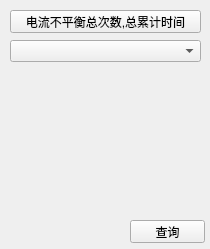
<?xml version="1.0" encoding="UTF-8"?>
<ui version="4.0">
 <class>currentimbalance</class>
 <widget class="QWidget" name="currentimbalance">
  <property name="geometry">
   <rect>
    <x>0</x>
    <y>0</y>
    <width>210</width>
    <height>249</height>
   </rect>
  </property>
  <property name="windowTitle">
   <string>Form</string>
  </property>
  <widget class="QPushButton" name="Acurrentimbalance">
   <property name="geometry">
    <rect>
     <x>10</x>
     <y>10</y>
     <width>191</width>
     <height>23</height>
    </rect>
   </property>
   <property name="text">
    <string>电流不平衡总次数,总累计时间</string>
   </property>
  </widget>
  <widget class="QComboBox" name="comboBox">
   <property name="geometry">
    <rect>
     <x>10</x>
     <y>40</y>
     <width>191</width>
     <height>22</height>
    </rect>
   </property>
  </widget>
  <widget class="QPushButton" name="query_button">
   <property name="geometry">
    <rect>
     <x>130</x>
     <y>220</y>
     <width>75</width>
     <height>23</height>
    </rect>
   </property>
   <property name="text">
    <string>查询</string>
   </property>
  </widget>
 </widget>
 <resources/>
 <connections/>
</ui>
